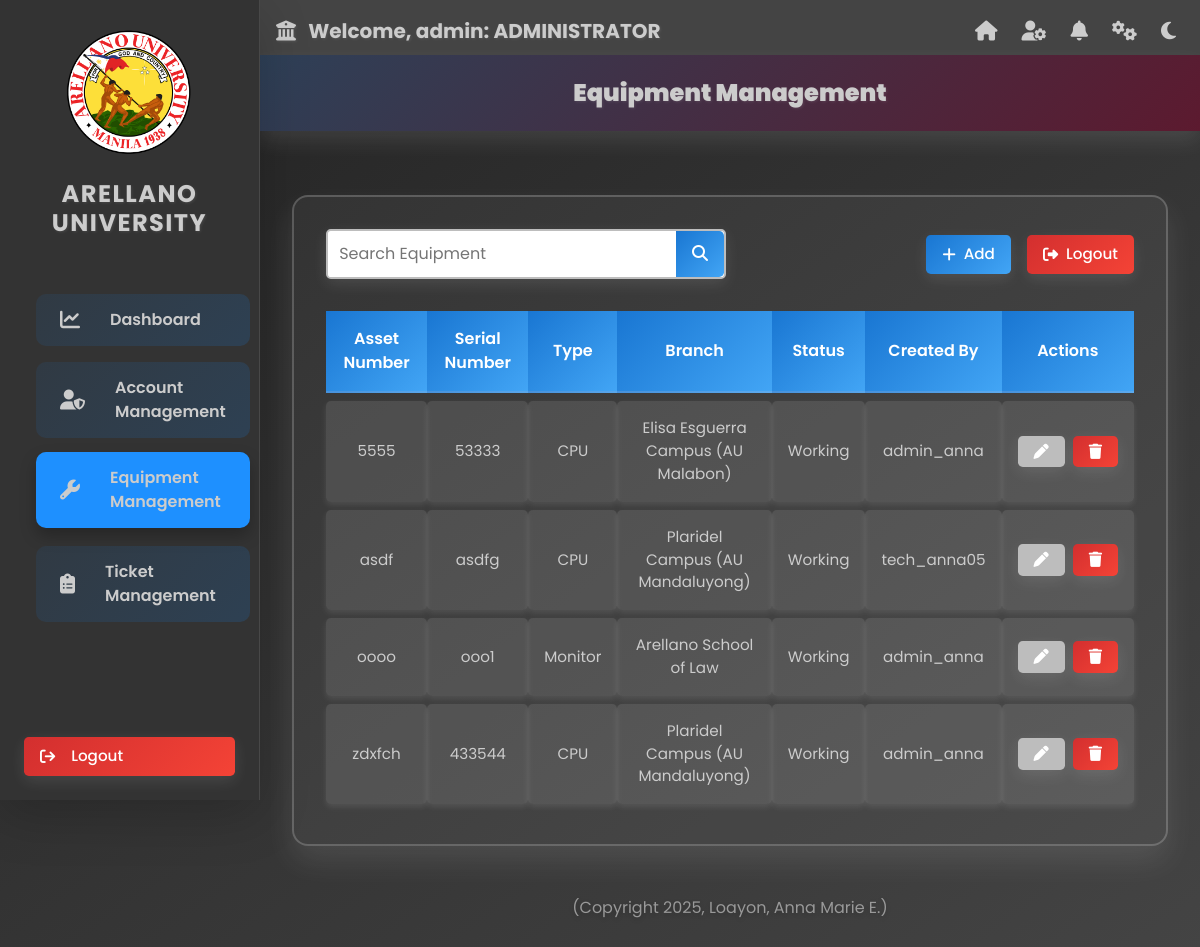
The page /equipment-management.php (signed in) on the database its author committed.
### tables this page shows
CREATE TABLE `tblequipments` (
  `assetnumber` varchar(50) NOT NULL,
  `serialnumber` varchar(50) NOT NULL,
  `type` varchar(50) NOT NULL,
  `manufacturer` varchar(50) NOT NULL,
  `yearmodel` varchar(50) NOT NULL,
  `description` varchar(50) NOT NULL,
  `branch` varchar(50) NOT NULL,
  `department` varchar(50) NOT NULL,
  `status` varchar(50) NOT NULL,
  `createdby` varchar(50) NOT NULL,
  `datecreated` varchar(50) NOT NULL
);

### equipment-management.php (the view, shortened to what this page needs)
<!DOCTYPE html>
<html lang="en">
<head>
    <link rel="stylesheet" href="https://cdnjs.cloudflare.com/ajax/libs/font-awesome/6.4.2/css/all.min.css">
</head>
<body class="theme-body">
<?php include 'sidebar.php'; ?>
<div class="content">
    <div class="welcome-box">
        <span class="welcome-text"><b>Equipment Management</b></span>
    </div>
    <div class="container">
        <form action="<?php echo htmlspecialchars($_SERVER['PHP_SELF']); ?>" method="POST">
            <section class="control-panel">
                <div class="search-container">
                    <input type="text" name="txtsearch" placeholder="Search Equipment">
                    <button type="submit" name="btnsearch">
                        <i class="fa-solid fa-magnifying-glass"></i>
                    </button>
                </div>
                <div class="action-buttons">
                    <a href="add-equipment.php" class="btn add-btn"><i class="fa-solid fa-plus"></i> Add</a>
                    <a href="login.php" class="btn logout-btn"><i class="fa-solid fa-sign-out-alt"></i> Logout</a>
                </div>
            </section>
            <section class="table-section">
                <?php
                $link = mysqli_connect(DB_SERVER, DB_USERNAME, DB_PASSWORD, DB_NAME);
                function buildTable($result) {
                    if (mysqli_num_rows($result) > 0) {
                        echo "<table>";
                        echo "<tr><th>Asset Number</th><th>Serial Number</th><th>Type</th><th>Branch</th><th>Status</th><th>Created By</th><th>Actions</th></tr>";
                        while ($row = mysqli_fetch_assoc($result)) {
                            echo "<tr>";
                            echo "<td>" . htmlspecialchars($row['assetnumber']) . "</td>";
                            echo "<td>" . htmlspecialchars($row['serialnumber']) . "</td>";
                            echo "<td>" . htmlspecialchars($row['type']) . "</td>";
                            echo "<td>" . htmlspecialchars($row['branch']) . "</td>";
                            echo "<td>" . htmlspecialchars($row['status']) . "</td>";
                            echo "<td>" . htmlspecialchars($row['createdby']) . "</td>";
                            echo "<td>";
                            echo "<div class='action-container'>";
                            echo "<div class='action-row'>";
                            echo "<a href='update-equipment.php?assetnumber=" . htmlspecialchars($row['assetnumber']) . "' class='btn update-btn'>";
                            echo "<i class='fa-solid fa-pen'></i>";
                            echo "</a>";
                            echo "<form action='' method='POST' class='inline-form'>";
                            echo "<button type='submit' name='btn_confirm_delete' class='btn delete-btn'>";
                            echo "<i class='fa-solid fa-trash'></i>";
                            echo "</button>";
                            echo "</form>";
                            echo "</div>";
                            echo "</div>";
                            echo "</td>";
                            echo "</tr>";
                        }
                        echo "</table>";
                    } else {
                        echo "<div class='error'>No records found.</div>";
                    }
                }
                $sql = "SELECT assetnumber, serialnumber, type, branch, status, createdby FROM tblequipments ORDER BY assetnumber";
                if ($stmt = mysqli_prepare($link, $sql)) {
                    if (mysqli_stmt_execute($stmt)) {
                        $result = mysqli_stmt_get_result($stmt);
                        buildTable($result);
                    } else {
                        echo "<div class='error'>ERROR: Could not execute query: " . mysqli_stmt_error($stmt) . "</div>";
                    }
                } else {
                    echo "<div class='error'>ERROR: Could not prepare query: " . mysqli_error($link) . "</div>";
                }
                ?>
            </section>
        </form>
    </div>
    <footer class="dashboard-footer">
        (Copyright 2025, Loayon, Anna Marie E.)
    </footer>
</div>
</body>
</html>

### sidebar.php (style rules this page uses)
:root { --sidebar-bg: #333; --topbar-bg: #444; --main-bg: rgba(255, 255, 255, 0.05); --icon-color: #ccc; --hover-bg: rgba(255, 255, 255, 0.1); --active-bg: #1e90ff; --text-color: #ccc; --logout-border: #ff4040; --logout-hover: #ff4040; --university-title-color: #ccc; --topbar-icon-color: #ccc; --shadow-color: rgba(0, 0, 0, 0.3); --bg-gradient: linear-gradient(145deg, #222 0%, #444 100%); --container-bg: rgba(255, 255, 255, 0.1); --container-border: rgba(255, 255, 255, 0.15); --label-color: #999; --input-bg: rgba(255, 255, 255, 0.05); --input-border: rgba(255, 255, 255, 0.2); --input-focus-bg: rgba(255, 255, 255, 0.1); --dropdown-bg: rgba(51, 51, 51, 0.9); --error-bg: rgba(255, 64, 64, 0.2); --error-shadow: rgba(255, 64, 64, 0.3); --footer-color: #999; --menu-bg: rgba(255, 255, 255, 0.15); --menu-hover-bg: rgba(255, 255, 255, 0.25); }
* { margin: 0; padding: 0; box-sizing: border-box; font-family: 'Poppins', sans-serif; }
body { min-height: 100vh; background: var(--bg-gradient); transition: background 0.3s ease; }
.logout-btn { background: linear-gradient(135deg, #d32f2f, #f44336); }
.welcome-text { color: var(--topbar-icon-color); font-weight: 600; text-shadow: 1px 1px 3px var(--shadow-color); }

### rows shown on the page
tblequipments: assetnumber "5555", serialnumber "53333", type "CPU", branch "Elisa Esguerra Campus (AU Malabon)", status "Working", createdby "admin_anna"
tblequipments: assetnumber "asdf", serialnumber "asdfg", type "CPU", branch "Plaridel Campus (AU Mandaluyong)", status "Working", createdby "tech_anna05"
tblequipments: assetnumber "oooo", serialnumber "ooo1", type "Monitor", branch "Arellano School of Law", status "Working", createdby "admin_anna"
tblequipments: assetnumber "zdxfch", serialnumber "433544", type "CPU", branch "Plaridel Campus (AU Mandaluyong)", status "Working", createdby "admin_anna"

### other values the page prints
$_SESSION['username'] "admin"
$_SESSION['usertype'] "ADMINISTRATOR"
